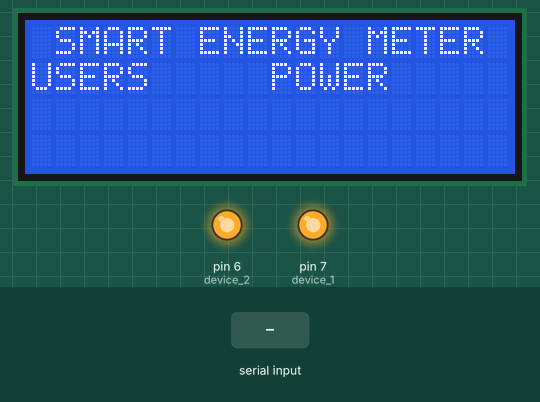
A sketch run on a simulated Arduino Mega 2560, built with avr-gcc and run on an emulated ATmega2560. Shown: 20×4 character LCD, output pins drawn as LEDs (lit = HIGH). The inputs (shaded band) are chosen by the test bench. EEPROM starts erased; the modem accepts every AT command (registered, SIM ready, sends succeed) and sends nothing else; what the sketch prints to the serial monitor is not drawn.

Above: at 0.2 s.
At 13.3 s:
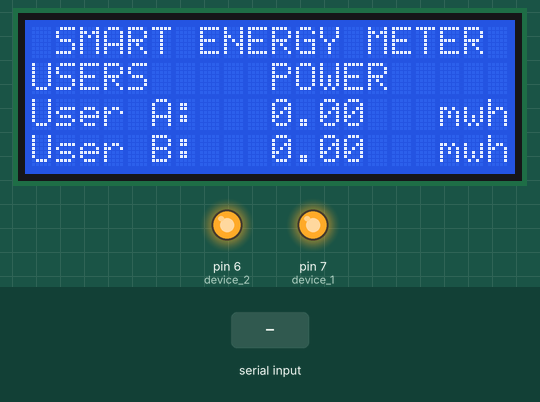
At 14.4 s:
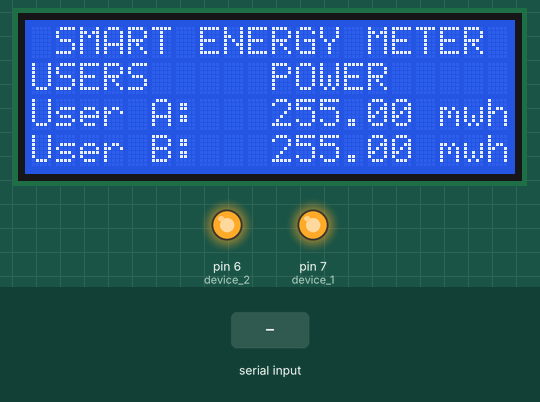
14.5 s: "OK\n" received over the second serial link
17.5 s: "RB\n" received over the second serial link
Timing chart, 0 to 20.5 s (numbered marks = the images above; inputs shaded):
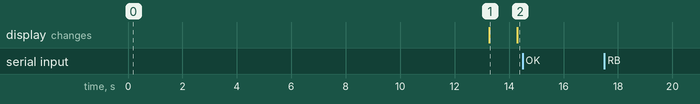

Measured:
- after the input at 14.5 s, every drawn part: stays the same
- after the input at 17.5 s, every drawn part: stays the same
- what the display in image 1 shows lasts 1.0 s, from 13.3 s to 14.3 s

The sketch:

Smart_Energy_Metter.ino
```cpp
///////////////////////////////////////////////////////////////////////////////////////////////////////////////////////////////////////////////
 //* Code to get the voltage, current and power from two AC PZEM sensors connected to the Arduino Mega microcontroller, then all the values *//
 //  are concatenated in one char variable in order to send it through serial communication                                                 //
 /////////////////////////////////////////////////////////////////////////////////////////////////////////////////////////////////////////////
#include <SoftwareSerial.h>
#include  <PZEM004Tv30.h>
#include <EEPROM.h>
#include <LiquidCrystal_I2C.h>
///////////////////////////////////////////////////////////////////
//const int totalpower = 4;
//int powerNo[totalpower] = {"",""};
//int offsetpower[totalpower] = {0,3,16,29};
//int tempPower= "";
 /////////////////////////////////////////////////////////////////////////////////////////////////////////
int buttonPushCounter = 0;
// counter for the number of button presses
int address =0;
int addr = 1;
int add1 = 2;
int add2 = 3;
int add3 = 4;
int add4 = 5;
int add5 = 6;
//int approachAddress1 = 3;
//int approachAddress2 = 4;
int remained = 0;
String ijambo;
String _buffer;

////////////////////////////////////////////////////////////////////// ////////////////////////////////////////////
 String data;
 float V, V1;
 float i, i1;
 float p, p1;
 float e, e1;


 int saved_phone1;
//////////////////////////////////////////////////////////////////////
PZEM004Tv30 pzem(10,11); //(RX TX
PZEM004Tv30 pzem1(12,13); //(RX TX)
/////////////////////////////////////////////////////////////////////
// defines variables
int _timeout;
int index = 0;
String number = ""; //incoming number
String message = "";
String mynbr1 = "+250783159293";// user number one
//String mynbr2 = "+250785955783";// user number two
//String mynbr3 = "+250780988553";// user number two
char incomingByte;
String incomingData;
bool atCommand = true;
//String _buffer;
////////////////////////////////////////////////////////////////////////////////
#define SIM800_TX_PIN 11
#define SIM800_RX_PIN 10
SoftwareSerial mySerial(SIM800_TX_PIN, SIM800_RX_PIN);
///////////////////////////////////////////////////////////////////////////////
int device_1 = 7; // attach pin D13 of Arduino to Device-1
int device_2 = 6; // attach pin D13 of Arduino to Device-2
float energ1=0;
float energ2=0;
float current_value=0;
float new_value1;
float new_value2;

float inter_data;
int fata=0;
float saved1;
float saved2;
float Ec1;
float Ec2;
float bara1=0;
float bara2=0;
int x;
float umubare=0;
float usigaye;
LiquidCrystal_I2C lcd(0x27,20,4);
//////////////////////////////////////////////////////////////////////////////
int bougth1=0;
int bougth2=0;
////////////////////////////
 int a;
  int b;


int j=0;
int k=0;
int l=0;
int n=0;
int v=0;

///////////////////////////////////////////////////////////////////////////////
int new_1=555;
 void setup() {
   Serial.begin (112500);
   mySerial.begin(9600);
   lcd.init();                      // initialize the lcd
   lcd.init();
   lcd.backlight();
   lcd.setCursor(1,0);
   lcd.print("SMART ENERGY METER ");
   lcd.setCursor(0,1);
   lcd.print("USERS ");
   lcd.setCursor(10,1);
   lcd.print("POWER");
   pinMode(device_1,OUTPUT);
   pinMode(device_2,OUTPUT);
   digitalWrite(device_1,HIGH);
    digitalWrite(device_2,HIGH);
    Serial.print("Start running");
    delay(10000);
   // Serial Communication for GSM Module is starting with 9600 of baudrate speed
   // Check if you're currently connected to SIM800L
    mySerial.println("AT+CMGF=1");  //Set SMS Text Mode
    delay(1000);
    mySerial.println("AT+CNMI=1,2,0,0,0");  //procedure, how to receive messages from the network
    delay(1000);
    mySerial.println("AT+CMGL=\"REC UNREAD\""); // Read unread messages
    Serial.println("Ready to received Commands..");
   // lcd2(new_data2);
    // lcd1(new_data1);
//
    //////////////////////////////////////////////////////////////////////

EEPROM.write(add3,new_1);
 callNumber();

 }
//////////////////////////////////////////////////////////////////////////////////////////////////////////////////////////

 void loop() {


   Serial.print("runing");


int new_data3=0;
int new_data2=0;

 if (mySerial.available()) {
    delay(100);
    // Serial buffer
    while (mySerial.available()) {
      incomingByte = mySerial.read();
      incomingData += incomingByte;
    }
    delay(10);
    if (atCommand == false) {
    receivedMessage(incomingData);
    } else {
      atCommand = false;
    }
    //delete messages to save memory
    if (incomingData.indexOf("OK") == -1) {
      mySerial.println("AT+CMGDA=\"DEL ALL\"");
      delay(1000);
      atCommand = true;
    }
     incomingData = "";

  }


//////////////////////////////////////////////////////////////////////////////////////
  //Serial.print("Saved is:");
  //Serial.println(saved1);
/////////////////////////////////////////////////////////////////////////////////////////////////
  if (message.indexOf("RB") > -1 && number== mynbr1) {
    subiza();
 EEPROM.write(add2,0);
   }

    if (message.indexOf("RA") > -1&& number== mynbr1) {
      subiza();
 EEPROM.write(address,0);
   }

   if (message.indexOf("5A") > -1 && number== mynbr1) {

       new_data3=2;
       EEPROM.write(address,new_data3);
       // a=   EEPROM.read(new_data3);
       Serial.print(new_data3);
       Serial.print("power received");
       //unit(new_data3,new_data2);

//////////////////////////////////////////////////////////////////
 }

  if (message.indexOf("5B") > -1 && number==mynbr1) {
        new_data2=1;
        EEPROM.write(add2,new_data2 );
        Serial.print("new data 2  is:");
        Serial.println(new_data2);
     //unit(a,b);
     //unit(new_data3,new_data2);
    // for(int a = )

}


if (message.indexOf("D") > -1  ) {
   subiza();

}


unit(saved2,saved1);

lcd1();
lcd2();

//EEPROM.read(add2);
saved2=EEPROM.read(address);
//usigaye=EEPROM.read(add2);
saved1=EEPROM.read(add2);


 Serial.println("uwaguzwe1");
 Serial.println(saved2);
 Serial.println("uwaguzwe2");
 Serial.println(saved1);
  //Serial.println("add3");
 //Serial.println(new_1);
delay(1000);
 // e1 = pzem1.energy();
 // e = pzem.energy();
/////////////////////////////////////////////////////////////////////////////////////////////////////////////

if(saved2== 0){

     digitalWrite(device_1,LOW);
     Serial.println("new_data3 is Low");


  }

  if(saved2>0){
      Serial.println("new_data3 is High");
      digitalWrite(device_1,HIGH);
      //delay(10000);
      //digitalWrite(device_1,LOW);
      //EEPROM.write(address,0);
    }

    if(saved1== 0){
      //digitalWrite(device_1,LOW);
      Serial.println("new_data2 is Low");
      digitalWrite(device_2,LOW);


  }


  if(saved1>0){
     //digitalWrite(device_1,LOW);
     Serial.println("new_data2 is High");
        digitalWrite(device_2,HIGH);
       //  delay(20000);
      //digitalWrite(device_2,LOW);
      //EEPROM.write(add2,0);
    }

    }

/////////////////////////////////////////////////////////////////////////////////////////////////////
 void subiza(){

  if(n==0){
    Reply("User1 Remains:",saved2,"User2 Remains:",saved1);
  n=1;
  }
  else{
    n=0;
    }
  }
  //////////////////////////////////////////////
void pzeem2(){
 V=pzem.voltage(); //voltage obtained from the pzem library
 i = pzem.current(); //current obtained from the pzem library
 p = pzem.power();//power obtained from the pzem library
 e = pzem.energy();//energy obtained from the pzem library
 delay(1000);

Serial.print("V: "); Serial.println(V);
Serial.print("I: "); Serial.println(i);
Serial.print("P: "); Serial.println(p);
Serial.print("E: "); Serial.println(e);
Serial.print("");


////////////////////////////////////////////////////////////


  }

  void pzeem1(){

    V1=pzem1.voltage(); //voltage obtained from the pzem library
 i1 = pzem1.current(); //current obtained from the pzem library
 p1 = pzem1.power();//power obtained from the pzem library
 e1 = pzem1.energy();//energy obtained from the pzem library
 delay(1000);

Serial.print("V1: "); Serial.println(V1);
Serial.print("I1: "); Serial.println(i1);
Serial.print("P1: "); Serial.println(p1);
//Serial.print("E11: "); Serial.println(energ2);
Serial.print("E1: "); Serial.println(e1);
Serial.print("");


    }
  /////////////////////////////////////////////////////////////////////////////////////////////////////////
void receivedMessage(String inputString) {

  //Get The number of the sender
  index = inputString.indexOf('"') + 1;
  inputString = inputString.substring(index);
  index = inputString.indexOf('"');
  number = inputString.substring(0, index);
  Serial.println("Number: " + number);
  //Get The Message of the sender
  index = inputString.indexOf("\n") + 1;
  message = inputString.substring(index);
  message.trim();
  Serial.println("Message: " + message);
  message.toUpperCase(); // uppercase the message received

}

////////////////////////////////////////////////////////////////////////////////////////////
void lcd1(){
     lcd.setCursor(0,2);
     lcd.print("User A:");
     /////////////////////

}
  void lcd2(){

     lcd.setCursor(0,3);
     lcd.print("User B:");

  }
  ////////////////////////////////////////////////////////////////////////////////////////////////////

    void unit(float eng1, float eng2){

     lcd.setCursor(17,2);
     lcd.print("mwh");
     lcd.setCursor(17,3);
     lcd.print("mwh");
     lcd.setCursor(10,2);
     lcd.print(eng1);
     lcd.setCursor(10,3);
     lcd.print(eng2);
      }


void Reply(String text,float umuriro,String text1,float umuriro1)
{

    mySerial.print("AT+CMGF=1\r");
    delay(1000);
    mySerial.print("AT+CMGS=\""+number+"\"\r");
    delay(1000);
    mySerial.print(text);
    mySerial.print(umuriro);
    mySerial.print("\n");
    mySerial.print(text1);
    mySerial.print(umuriro1);
    delay(100);
    mySerial.write(0x1A); //ascii code for ctrl-26 //sim800.println((char)26); //ascii code for ctrl-26
    delay(1000);
    //Serial.println("SMS Sent Successfully.");
}

String _readSerial() {
  _timeout = 0;
  while  (!mySerial.available() && _timeout < 12000  )
  {
    delay(13);
    _timeout++;
  }
  if (mySerial.available()) {
    return mySerial.readString();
  }
}


  void callNumber() {
  mySerial.print (F("ATD"));
  mySerial.print (mynbr1);
  mySerial.print (F(";\r\n"));
  _buffer = _readSerial();
  Serial.println(_buffer);
}
```
